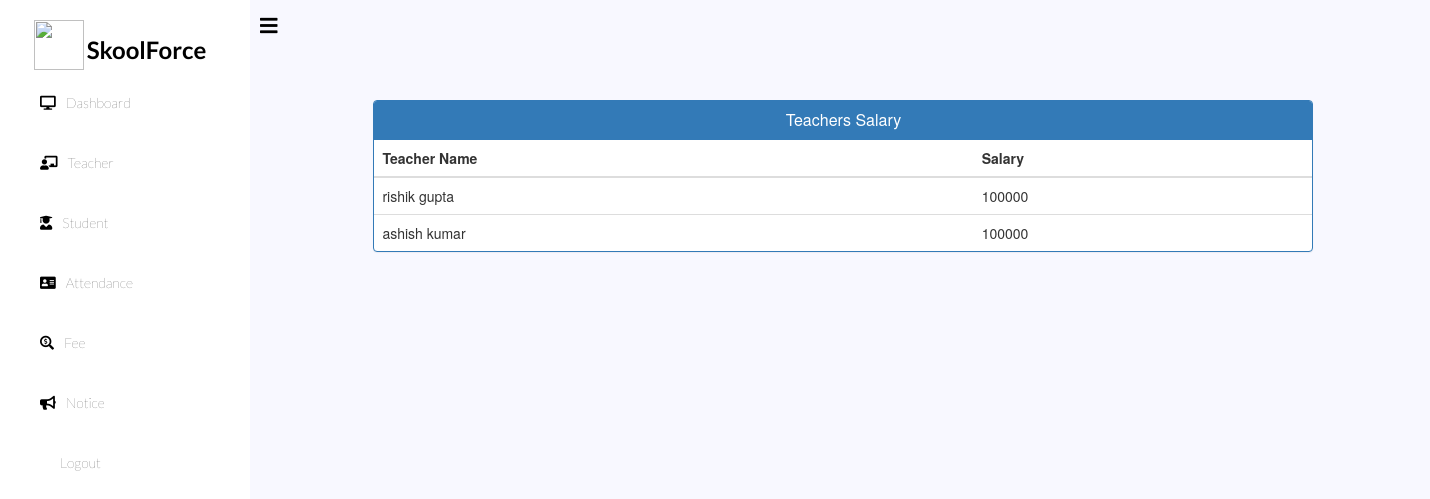
/admin-view-teacher-salary (signed in), run on the app's committed database.
### school/models.py (models this page shows, shortened)
class TeacherExtra(models.Model):
    user=models.OneToOneField(User,on_delete=models.CASCADE)
    salary = models.PositiveIntegerField(null=False)
    joindate=models.DateField(auto_now_add=True)
    mobile = models.CharField(max_length=40)
    status=models.BooleanField(default=False)
    @property
    def get_name(self):
        return self.user.first_name+" "+self.user.last_name

### school/views.py (the view)
# urls.py: path('admin-view-teacher-salary', views.admin_view_teacher_salary_view,name='admin-view-teacher-salary'),
@login_required(login_url='adminlogin')
@user_passes_test(is_admin)
def admin_view_teacher_salary_view(request):
    teachers=models.TeacherExtra.objects.all()
    return render(request,'school/admin_view_teacher_salary.html',{'teachers':teachers})

### school/views.py (called while the page is built)
def is_admin(user):
    return user.groups.filter(name='ADMIN').exists()

### templates/school/admin_view_teacher_salary.html (shortened to what this page needs)
{% extends 'school/adminbase.html' %}
{% block content %}
<head>
  <link href="//netdna.bootstrapcdn.com/bootstrap/3.0.0/css/bootstrap.min.css" rel="stylesheet" id="bootstrap-css">
</head>
<div class="container">
  <div class="row">
    <div class="panel panel-primary">
      <div class="panel-heading">
        <h6 class="panel-title">Teachers Salary</h6>
      </div>
      <table class="table table-hover" id="dev-table">
        <thead>
          <tr>
            <th>Teacher Name</th>
            <th>Salary</th>
          </tr>
        </thead>
        {% for t in teachers %}
        <tr>
          <td> {{t.get_name}}</td>
          <td>{{t.salary}}</td>
        </tr>
        {% endfor %}
      </table>
    </div>
  </div>
</div>
{% endblock content %}

### templates/school/adminbase.html (style rules this page uses)
:root { --poppins: 'Poppins', sans-serif; --lato: 'Lato', sans-serif; --light: #F9F9F9; --blue: #3C91E6; --light-blue: #CFE8FF; --grey: #eee; --dark-grey: #AAAAAA; --dark: #342E37; --red: #DB504A; --yellow: #FFCE26; --light-yellow: #FFF2C6; --orange: #FD7238; --light-orange: #FFE0D3; }
body { margin: 0; padding: 0; }

### templates/school/admin_view_teacher_salary.html (style rules this page uses)
h6 { text-align: center; }
.row { margin: 100px; }

### data on the page
TeacherExtra: get_name "rishik gupta", salary "100000"
TeacherExtra: get_name "ashish kumar", salary "100000"
